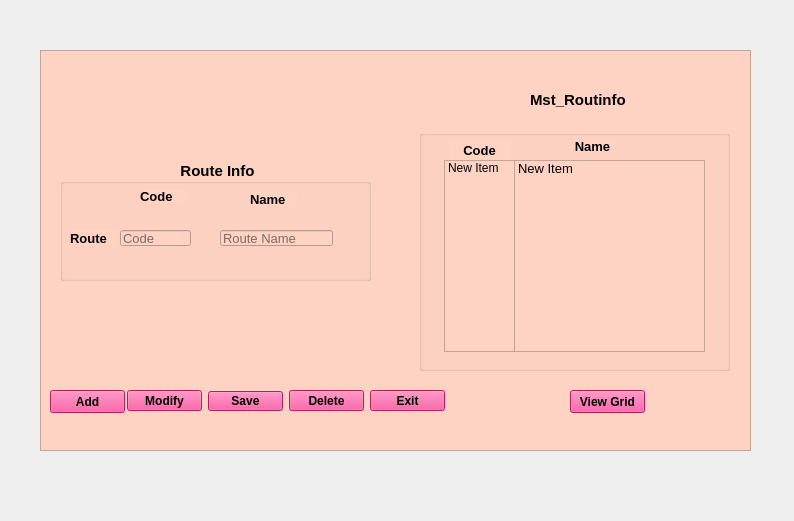
<?xml version="1.0" encoding="UTF-8"?>
<ui version="4.0">
 <class>Form</class>
 <widget class="QWidget" name="Form">
  <property name="geometry">
   <rect>
    <x>0</x>
    <y>0</y>
    <width>794</width>
    <height>521</height>
   </rect>
  </property>
  <property name="sizeIncrement">
   <size>
    <width>100</width>
    <height>0</height>
   </size>
  </property>
  <property name="windowTitle">
   <string>Form</string>
  </property>
  <widget class="QFrame" name="frame">
   <property name="geometry">
    <rect>
     <x>40</x>
     <y>50</y>
     <width>711</width>
     <height>401</height>
    </rect>
   </property>
   <property name="font">
    <font>
     <pointsize>10</pointsize>
    </font>
   </property>
   <property name="styleSheet">
    <string notr="true">background-color: rgb(135, 189, 216);
background-color: rgb(225, 114, 255);
background-color: rgb(255, 211, 196);</string>
   </property>
   <property name="frameShape">
    <enum>QFrame::StyledPanel</enum>
   </property>
   <property name="frameShadow">
    <enum>QFrame::Raised</enum>
   </property>
   <widget class="QGroupBox" name="Route_info">
    <property name="geometry">
     <rect>
      <x>20</x>
      <y>110</y>
      <width>311</width>
      <height>121</height>
     </rect>
    </property>
    <property name="font">
     <font>
      <pointsize>11</pointsize>
      <weight>75</weight>
      <bold>true</bold>
     </font>
    </property>
    <property name="styleSheet">
     <string notr="true">QGroupBox{border:2px solid Black;};</string>
    </property>
    <property name="title">
     <string>Route Info</string>
    </property>
    <property name="alignment">
     <set>Qt::AlignCenter</set>
    </property>
    <widget class="QLabel" name="Code">
     <property name="geometry">
      <rect>
       <x>80</x>
       <y>30</y>
       <width>47</width>
       <height>13</height>
      </rect>
     </property>
     <property name="font">
      <font>
       <pointsize>10</pointsize>
       <weight>75</weight>
       <bold>true</bold>
      </font>
     </property>
     <property name="text">
      <string>Code</string>
     </property>
    </widget>
    <widget class="QLabel" name="Name">
     <property name="geometry">
      <rect>
       <x>190</x>
       <y>31</y>
       <width>47</width>
       <height>16</height>
      </rect>
     </property>
     <property name="font">
      <font>
       <pointsize>10</pointsize>
       <weight>75</weight>
       <bold>true</bold>
      </font>
     </property>
     <property name="text">
      <string>Name</string>
     </property>
    </widget>
    <widget class="QLabel" name="Route">
     <property name="geometry">
      <rect>
       <x>10</x>
       <y>70</y>
       <width>47</width>
       <height>16</height>
      </rect>
     </property>
     <property name="font">
      <font>
       <pointsize>10</pointsize>
       <weight>75</weight>
       <bold>true</bold>
      </font>
     </property>
     <property name="text">
      <string>Route</string>
     </property>
    </widget>
    <widget class="QLineEdit" name="Code_text">
     <property name="enabled">
      <bool>false</bool>
     </property>
     <property name="geometry">
      <rect>
       <x>60</x>
       <y>70</y>
       <width>71</width>
       <height>16</height>
      </rect>
     </property>
     <property name="font">
      <font>
       <pointsize>10</pointsize>
      </font>
     </property>
     <property name="placeholderText">
      <string>Code</string>
     </property>
    </widget>
    <widget class="QLineEdit" name="Route_name_text">
     <property name="geometry">
      <rect>
       <x>160</x>
       <y>70</y>
       <width>113</width>
       <height>16</height>
      </rect>
     </property>
     <property name="font">
      <font>
       <pointsize>10</pointsize>
      </font>
     </property>
     <property name="placeholderText">
      <string>Route Name</string>
     </property>
    </widget>
   </widget>
   <widget class="QLabel" name="Mst_Routinfo">
    <property name="geometry">
     <rect>
      <x>490</x>
      <y>40</y>
      <width>101</width>
      <height>20</height>
     </rect>
    </property>
    <property name="font">
     <font>
      <pointsize>11</pointsize>
      <weight>75</weight>
      <bold>true</bold>
     </font>
    </property>
    <property name="text">
     <string>Mst_Routinfo</string>
    </property>
   </widget>
   <widget class="QPushButton" name="View_grid_btn">
    <property name="geometry">
     <rect>
      <x>530</x>
      <y>340</y>
      <width>75</width>
      <height>23</height>
     </rect>
    </property>
    <property name="font">
     <font>
      <weight>75</weight>
      <bold>true</bold>
     </font>
    </property>
    <property name="styleSheet">
     <string notr="true">background-color: rgb(255, 210, 183);
background-color: rgb(188, 255, 244);
background-color: rgb(255, 41, 134);</string>
    </property>
    <property name="text">
     <string>View Grid</string>
    </property>
   </widget>
   <widget class="QPushButton" name="Exit_btn">
    <property name="geometry">
     <rect>
      <x>330</x>
      <y>340</y>
      <width>75</width>
      <height>21</height>
     </rect>
    </property>
    <property name="font">
     <font>
      <weight>75</weight>
      <bold>true</bold>
     </font>
    </property>
    <property name="styleSheet">
     <string notr="true">background-color: rgb(255, 121, 161);
background-color: rgb(143, 216, 255);
background-color: rgb(255, 41, 134);</string>
    </property>
    <property name="text">
     <string>Exit</string>
    </property>
   </widget>
   <widget class="QPushButton" name="Delete_btn">
    <property name="geometry">
     <rect>
      <x>249</x>
      <y>340</y>
      <width>75</width>
      <height>21</height>
     </rect>
    </property>
    <property name="font">
     <font>
      <weight>75</weight>
      <bold>true</bold>
     </font>
    </property>
    <property name="styleSheet">
     <string notr="true">background-color: rgb(255, 205, 189);
background-color: rgb(255, 102, 151);
background-color: rgb(255, 41, 134);</string>
    </property>
    <property name="text">
     <string>Delete</string>
    </property>
   </widget>
   <widget class="QPushButton" name="add_btn">
    <property name="geometry">
     <rect>
      <x>10</x>
      <y>340</y>
      <width>75</width>
      <height>23</height>
     </rect>
    </property>
    <property name="font">
     <font>
      <weight>75</weight>
      <bold>true</bold>
     </font>
    </property>
    <property name="styleSheet">
     <string notr="true">background-color: rgb(166, 158, 255);
background-color: rgb(255, 41, 134);</string>
    </property>
    <property name="text">
     <string>Add</string>
    </property>
   </widget>
   <widget class="QPushButton" name="Save_btn">
    <property name="geometry">
     <rect>
      <x>168</x>
      <y>341</y>
      <width>75</width>
      <height>20</height>
     </rect>
    </property>
    <property name="font">
     <font>
      <weight>75</weight>
      <bold>true</bold>
     </font>
    </property>
    <property name="styleSheet">
     <string notr="true">background-color: rgb(255, 156, 196);
background-color: rgb(255, 41, 134);</string>
    </property>
    <property name="text">
     <string>Save</string>
    </property>
   </widget>
   <widget class="QPushButton" name="Modify_btn">
    <property name="geometry">
     <rect>
      <x>87</x>
      <y>340</y>
      <width>75</width>
      <height>21</height>
     </rect>
    </property>
    <property name="font">
     <font>
      <weight>75</weight>
      <bold>true</bold>
     </font>
    </property>
    <property name="styleSheet">
     <string notr="true">background-color: rgb(255, 156, 196);
background-color: rgb(255, 41, 134);</string>
    </property>
    <property name="text">
     <string>Modify</string>
    </property>
   </widget>
   <widget class="QGroupBox" name="groupBox">
    <property name="geometry">
     <rect>
      <x>379</x>
      <y>80</y>
      <width>311</width>
      <height>241</height>
     </rect>
    </property>
    <property name="styleSheet">
     <string notr="true">QGroupBox{border:2px solid Black;};</string>
    </property>
    <property name="title">
     <string/>
    </property>
    <widget class="QLabel" name="name1">
     <property name="geometry">
      <rect>
       <x>150</x>
       <y>10</y>
       <width>47</width>
       <height>13</height>
      </rect>
     </property>
     <property name="font">
      <font>
       <pointsize>10</pointsize>
       <weight>75</weight>
       <bold>true</bold>
      </font>
     </property>
     <property name="text">
      <string>Name</string>
     </property>
     <property name="alignment">
      <set>Qt::AlignCenter</set>
     </property>
    </widget>
    <widget class="QListWidget" name="listWidget_name">
     <property name="geometry">
      <rect>
       <x>95</x>
       <y>30</y>
       <width>191</width>
       <height>192</height>
      </rect>
     </property>
     <property name="font">
      <font>
       <pointsize>10</pointsize>
      </font>
     </property>
     <item>
      <property name="text">
       <string>New Item</string>
      </property>
     </item>
    </widget>
    <widget class="QListWidget" name="listWidget_code">
     <property name="geometry">
      <rect>
       <x>25</x>
       <y>30</y>
       <width>71</width>
       <height>192</height>
      </rect>
     </property>
     <item>
      <property name="text">
       <string>New Item</string>
      </property>
     </item>
    </widget>
    <widget class="QLabel" name="code1">
     <property name="geometry">
      <rect>
       <x>30</x>
       <y>10</y>
       <width>61</width>
       <height>20</height>
      </rect>
     </property>
     <property name="font">
      <font>
       <pointsize>10</pointsize>
       <weight>75</weight>
       <bold>true</bold>
      </font>
     </property>
     <property name="styleSheet">
      <string notr="true">QGroupBox{border:2px solid Black;};</string>
     </property>
     <property name="text">
      <string>Code</string>
     </property>
     <property name="alignment">
      <set>Qt::AlignCenter</set>
     </property>
    </widget>
   </widget>
  </widget>
 </widget>
 <resources/>
 <connections/>
</ui>
